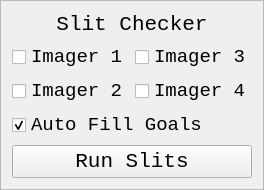
                <widget class="QFrame" name="checker_frame">
                 <property name="maximumSize">
                  <size>
                   <width>16777215</width>
                   <height>280</height>
                  </size>
                 </property>
                 <property name="frameShape">
                  <enum>QFrame::StyledPanel</enum>
                 </property>
                 <property name="frameShadow">
                  <enum>QFrame::Raised</enum>
                 </property>
                 <layout class="QVBoxLayout" name="verticalLayout_2">
                  <item>
                   <widget class="QLabel" name="slit_check_label">
                    <property name="font">
                     <font>
                      <family>Monospace</family>
                      <pointsize>16</pointsize>
                     </font>
                    </property>
                    <property name="text">
                     <string>Slit Checker</string>
                    </property>
                    <property name="alignment">
                     <set>Qt::AlignCenter</set>
                    </property>
                   </widget>
                  </item>
                  <item>
                   <layout class="QGridLayout" name="gridLayout">
                    <item row="1" column="0">
                     <widget class="QCheckBox" name="slit_check_2">
                      <property name="font">
                       <font>
                        <family>Monospace</family>
                        <pointsize>14</pointsize>
                       </font>
                      </property>
                      <property name="text">
                       <string>Imager 2</string>
                      </property>
                     </widget>
                    </item>
                    <item row="0" column="0">
                     <widget class="QCheckBox" name="slit_check_1">
                      <property name="font">
                       <font>
                        <family>Monospace</family>
                        <pointsize>14</pointsize>
                       </font>
                      </property>
                      <property name="text">
                       <string>Imager 1</string>
                      </property>
                     </widget>
                    </item>
                    <item row="0" column="1">
                     <widget class="QCheckBox" name="slit_check_3">
                      <property name="enabled">
                       <bool>true</bool>
                      </property>
                      <property name="font">
                       <font>
                        <family>Monospace</family>
                        <pointsize>14</pointsize>
                       </font>
                      </property>
                      <property name="text">
                       <string>Imager 3</string>
                      </property>
                     </widget>
                    </item>
                    <item row="1" column="1">
                     <widget class="QCheckBox" name="slit_check_4">
                      <property name="enabled">
                       <bool>true</bool>
                      </property>
                      <property name="font">
                       <font>
                        <family>Monospace</family>
                        <pointsize>14</pointsize>
                       </font>
                      </property>
                      <property name="text">
                       <string>Imager 4</string>
                      </property>
                     </widget>
                    </item>
                   </layout>
                  </item>
                  <item>
                   <widget class="QCheckBox" name="slit_fill_check">
                    <property name="font">
                     <font>
                      <family>Monospace</family>
                      <pointsize>14</pointsize>
                     </font>
                    </property>
                    <property name="text">
                     <string>Auto Fill Goals</string>
                    </property>
                    <property name="checked">
                     <bool>true</bool>
                    </property>
                   </widget>
                  </item>
                  <item>
                   <widget class="QPushButton" name="slit_run_button">
                    <property name="font">
                     <font>
                      <family>Monospace</family>
                      <pointsize>16</pointsize>
                     </font>
                    </property>
                    <property name="text">
                     <string>Run Slits</string>
                    </property>
                   </widget>
                  </item>
                 </layout>
                </widget>
